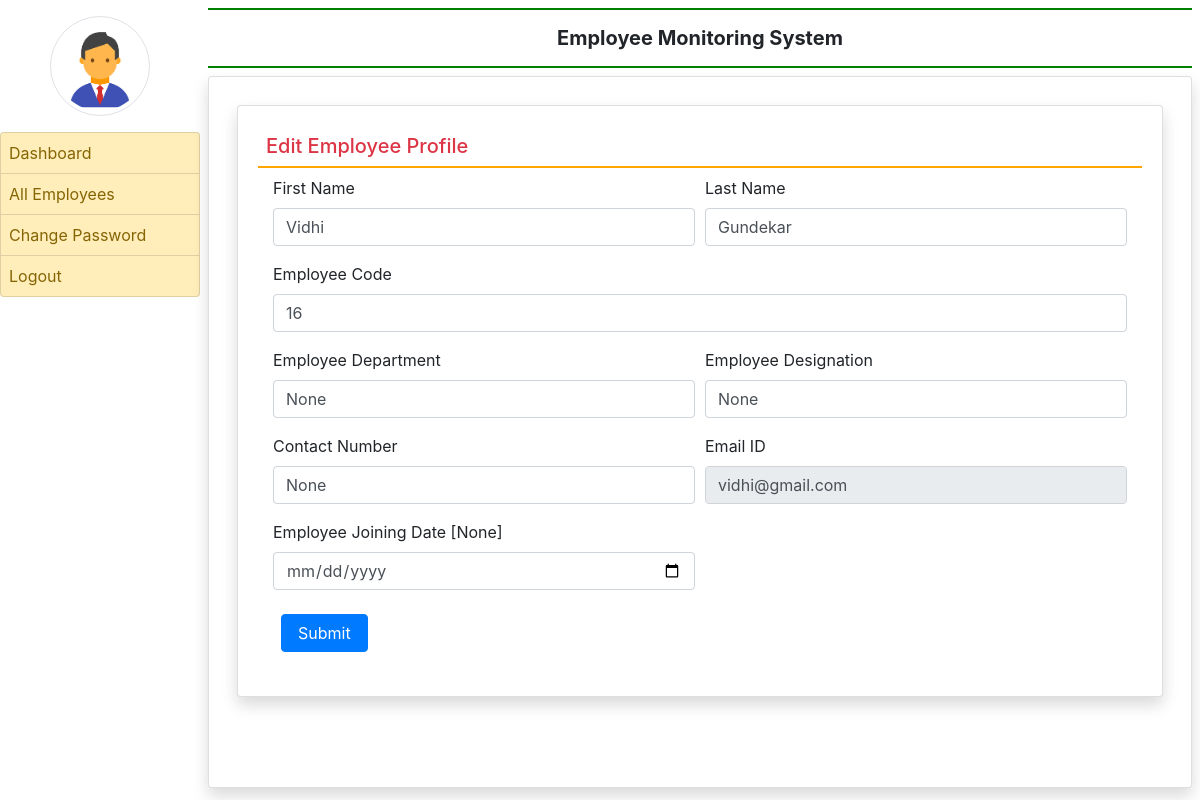
The page /edit_profile/2 (signed in) on the database its author committed.
### employee/models.py (models this page shows, shortened)
class EmployeeDetail(models.Model):
    user = models.ForeignKey(User,on_delete=models.CASCADE)
    empcode = models.CharField(max_length=50)
    empdept = models.CharField(max_length=50,null=True)
    designation = models.CharField(max_length=100,null=True)
    contact = models.CharField(max_length=15,null=True)
    gender = models.CharField(max_length=50,null=True)
    joiningdate = models.DateField(null=True)

### employee/views.py (the view, shortened to what this page needs)
# urls.py: path('edit_profile/<int:pid>', edit_profile, name='edit_profile'),
def edit_profile(request,pid):
    if not request.user.is_authenticated:
        return redirect('admin_login')
    error = ""
    employee = EmployeeDetail.objects.get(id=pid)
    d = {'error': error,'employee': employee}
    return render(request, 'edit_profile.html',d)

### employee/templates/edit_profile.html (shortened to what this page needs)
{% extends 'admin_base.html' %}
{% block main  %}
<div class="card shadow m-2">
    <div class="card-body">
        <h5 class="p-2 text-danger" style="border-bottom: 2px solid orange;">Edit Employee Profile</h5>
<div class="container-fluid">
<form method="POST" name = "signup" onsubmit="return checkpass();">
    <div class="form-row">
        <div class="col-sm-6">
            <div class="form-group">
                <label>First Name</label>
                <input type="text" name="firstname" placeholder="Enter First Name"  class="form-control"  value="{{employee.user.first_name}}" pattern="[A-Za-z]+">
            </div>
        </div>
        <div class="col-sm-6">
            <div class="form-group">
                <label>Last Name</label>
                <input type="text" name="lastname" placeholder="Enter Last Name"  class="form-control" value="{{employee.user.last_name}}" pattern="[A-Za-z]+">
            </div>
        </div>
        <div class="col-sm-12">
            <div class="form-group">
                <label>Employee Code</label>
                <input type="text" name="empcode" value="{{employee.empcode}}" placeholder="Employee Code" required class="form-control" pattern="[0-9]+">
            </div>
        </div>
        <div class="col-sm-6">
            <div class="form-group">
                <label>Employee Department</label>
                <input type="text" name="department" value="{{employee.empdept}}" placeholder="Department" required class="form-control">
            </div>
        </div>
         <div class="col-sm-6">
            <div class="form-group">
                <label>Employee Designation</label>
                <input type="text" name="designation" value="{{employee.designation}}" placeholder="Designation" class="form-control">
            </div>
        </div>
        <div class="col-sm-6">
            <div class="form-group">
                <label>Contact Number</label>
                <input type="text" name="contact" placeholder="Contact Number"  value="{{employee.contact}}" class="form-control">
            </div>
        </div>
        <div class="col-sm-6">
            <div class="form-group">
                <label>Email ID</label>
                <input type="email" name="emailid" value = "{{employee.user.username}}" placeholder="Email ID"  class="form-control" readonly>
            </div>
        </div>
         <div class="col-sm-6">
            <div class="form-group">
                <label>Employee Joining Date [{{employee.joiningdate}}]</label>
                <input type="date" name="jdate" class="form-control">
            </div>
        </div>
    </div>
    <input type="submit" value="Submit" class="m-2 px-3 btn btn-primary">
</form>
</div>
</div>
</div>
{% endblock %}

### rows shown on the page
EmployeeDetail: firstname "Vidhi", lastname "Gundekar", empcode "16", department "None", designation "None", contact "None", emailid "vidhi@gmail.com", joiningdate "None"
